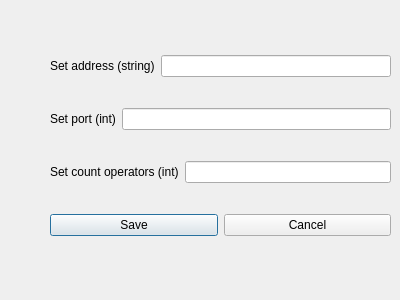
<?xml version="1.0" encoding="UTF-8"?>
<ui version="4.0">
 <class>CmdNetConfig</class>
 <widget class="QDialog" name="CmdNetConfig">
  <property name="geometry">
   <rect>
    <x>0</x>
    <y>0</y>
    <width>400</width>
    <height>300</height>
   </rect>
  </property>
  <property name="windowTitle">
   <string>Dialog</string>
  </property>
  <widget class="QWidget" name="">
   <property name="geometry">
    <rect>
     <x>50</x>
     <y>30</y>
     <width>341</width>
     <height>231</height>
    </rect>
   </property>
   <layout class="QVBoxLayout" name="verticalLayout">
    <item>
     <layout class="QHBoxLayout" name="horizontalLayout_3">
      <item>
       <widget class="QLabel" name="label">
        <property name="text">
         <string>Set address (string)</string>
        </property>
       </widget>
      </item>
      <item>
       <widget class="QLineEdit" name="setAdr"/>
      </item>
     </layout>
    </item>
    <item>
     <layout class="QHBoxLayout" name="horizontalLayout_2">
      <item>
       <widget class="QLabel" name="label_2">
        <property name="text">
         <string>Set port (int)</string>
        </property>
       </widget>
      </item>
      <item>
       <widget class="QLineEdit" name="setPrt"/>
      </item>
     </layout>
    </item>
    <item>
     <layout class="QHBoxLayout" name="horizontalLayout">
      <item>
       <widget class="QLabel" name="label_3">
        <property name="text">
         <string>Set count operators (int)</string>
        </property>
       </widget>
      </item>
      <item>
       <widget class="QLineEdit" name="setCntOpr"/>
      </item>
     </layout>
    </item>
    <item>
     <layout class="QHBoxLayout" name="horizontalLayout_4">
      <item>
       <widget class="QPushButton" name="save">
        <property name="text">
         <string>Save</string>
        </property>
       </widget>
      </item>
      <item>
       <widget class="QPushButton" name="cancel">
        <property name="text">
         <string>Cancel</string>
        </property>
       </widget>
      </item>
     </layout>
    </item>
   </layout>
  </widget>
 </widget>
 <resources/>
 <connections/>
</ui>
